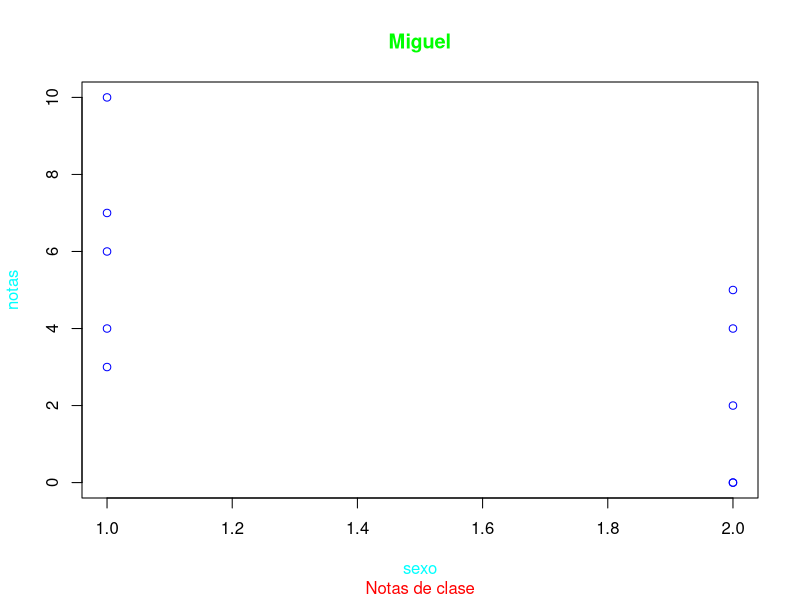

Write the R code that produced this figure.
genere <- c(1,1,1,1,1, 2,2,2,2,2)
notas <- c(3,7,6,4,10,0,5,2,0,4)
df <- data.frame(cbind(genere, notas))
df
plot(df, main="Miguel", sub="Notas de clase", 
     xlab="sexo", ylab="notas", ylim=c(0,10), 
     col="blue", col.main='green', col.sub='red', 
     col.lab='cyan')


